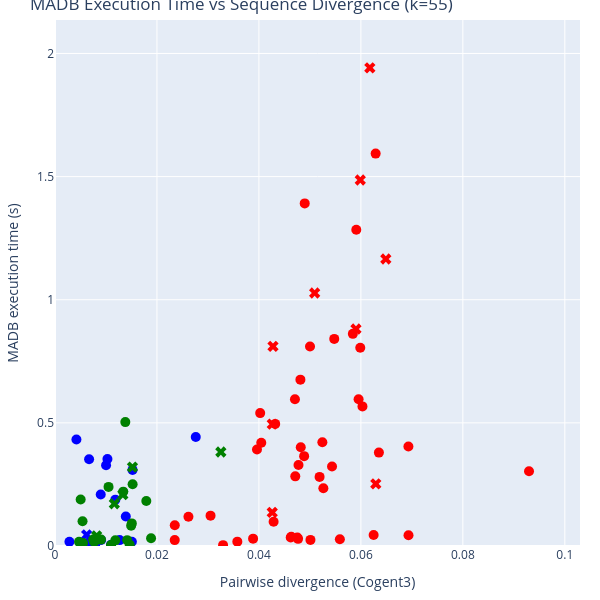

Notebook source saved alongside this figure:
### Code cell
# Further filter to rows where MADB time and Cogent3 pd are available
df_filtered = df[
    df["madb_time"].notnull() &
    df["cogent3_pd"].notnull()
].copy()

# Plot
fig = px.scatter(
    df_filtered,
    x="cogent3_pd",
    y="madb_time",
    color="species",
    symbol="cycle_status",
    color_discrete_map=species_colors,
    symbol_map=symbol_sequence,
    hover_data=["unique_id"],
)

fig.update_traces(marker=dict(size=10), showlegend=False)

fig.update_layout(
    width=600,
    height=600,
    margin=dict(l=40, r=20, t=20, b=40),
    xaxis_title="Pairwise divergence (Cogent3)",
    yaxis_title="MADB execution time (s)",
    xaxis=dict(range=[0, df_filtered["cogent3_pd"].max() + 0.01]),
    yaxis=dict(range=[0, df_filtered["madb_time"].max() * 1.1]),
    title=f"MADB Execution Time vs Sequence Divergence (k={kmer})"
)

fig.show()
fig.write_image(f"../figures/madb_time_vs_cogent3_pd_k{kmer}.pdf")

### Figure 1 — Plotly figure (JSON) as saved in the notebook; plotly's stock layout.template omitted (floating-point values rounded to 4 significant figures)
{"data": [{"customdata": [["ENSG00000204518.fa"], ["ENSG00000143632.fa"], ["ENSG00000169717.fa"], ["ENSG00000134249-0.fa"], ["ENSG00000116863.fa"], ["ENSG00000126070-0.fa"], ["ENSG00000186094-1.fa"], ["ENSG00000188157-1.fa"], ["ENSG00000154027-0.fa"], ["ENSG00000053371-1.fa"], ["ENSG00000162482.fa"], ["ENSG00000053371-0.fa"], ["ENSG00000211454-0.fa"], ["ENSG00000156150.fa"], ["ENSG00000116337.fa"], ["ENSG00000134262.fa"], ["ENSG00000132703.fa"], ["ENSG00000158874.fa"]], "hovertemplate": "species=Chimpanzee<br>cycle_status=no_cycles<br>cogent3_pd=%{x}<br>madb_time=%{y}<br>unique_id=%{customdata[0]}<extra></extra>", "legendgroup": "Chimpanzee, no_cycles", "marker": {"color": "blue", "size": 10, "symbol": "circle"}, "mode": "markers", "name": "Chimpanzee, no_cycles", "orientation": "v", "showlegend": false, "type": "scatter", "x": [0.01099, 0.01183, 0.009047, 0.007488, 0.008971, 0.00283, 0.01028, 0.01508, 0.006868, 0.007874, 0.01389, 0.01521, 0.02761, 0.01002, 0.004203, 0.006689, 0.006731, 0.01267], "xaxis": "x", "y": [0.004931, 0.1882, 0.02428, 0.02456, 0.2089, 0.01718, 0.3532, 0.01706, 0.01262, 0.004957, 0.12, 0.309, 0.4423, 0.328, 0.4324, 0.3523, 0.01588, 0.02399], "yaxis": "y"}, {"customdata": [["ENSG00000188157-0.fa"]], "hovertemplate": "species=Chimpanzee<br>cycle_status=has_cycles<br>cogent3_pd=%{x}<br>madb_time=%{y}<br>unique_id=%{customdata[0]}<extra></extra>", "legendgroup": "Chimpanzee, has_cycles", "marker": {"color": "blue", "size": 10, "symbol": "x"}, "mode": "markers", "name": "Chimpanzee, has_cycles", "orientation": "v", "showlegend": false, "type": "scatter", "x": [0.006206], "xaxis": "x", "y": [0.04533], "yaxis": "y"}, {"customdata": [["ENSG00000204518.fa"], ["ENSG00000169717.fa"], ["ENSG00000134249-0.fa"], ["ENSG00000143537.fa"], ["ENSG00000126070-0.fa"], ["ENSG00000188157-1.fa"], ["ENSG00000153207-0.fa"], ["ENSG00000154027-0.fa"], ["ENSG00000117448-0.fa"], ["ENSG00000053371-1.fa"], ["ENSG00000211454-1.fa"], ["ENSG00000181754.fa"], ["ENSG00000132703.fa"], ["ENSG00000117362.fa"], ["ENSG00000158874.fa"], ["ENSG00000134262.fa"], ["ENSG00000143595.fa"], ["ENSG00000143761.fa"], ["ENSG00000142632-0.fa"]], "hovertemplate": "species=Gorilla<br>cycle_status=no_cycles<br>cogent3_pd=%{x}<br>madb_time=%{y}<br>unique_id=%{customdata[0]}<extra></extra>", "legendgroup": "Gorilla, no_cycles", "marker": {"color": "green", "size": 10, "symbol": "circle"}, "mode": "markers", "name": "Gorilla, no_cycles", "orientation": "v", "showlegend": false, "type": "scatter", "x": [0.01465, 0.01183, 0.007488, 0.0105, 0.004717, 0.01791, 0.009025, 0.005495, 0.01522, 0.01099, 0.01884, 0.005402, 0.007692, 0.005034, 0.01416, 0.01339, 0.01493, 0.01379, 0.01507], "xaxis": "x", "y": [0.004728, 0.02291, 0.02596, 0.2399, 0.01678, 0.1828, 0.02602, 0.01195, 0.2507, 0.004221, 0.03143, 0.1002, 0.01654, 0.1886, 0.02384, 0.2207, 0.08235, 0.5032, 0.09174], "yaxis": "y"}, {"customdata": [["ENSG00000143632.fa"], ["ENSG00000126070-1.fa"], ["ENSG00000188157-0.fa"], ["ENSG00000134698-1.fa"], ["ENSG00000211454-0.fa"]], "hovertemplate": "species=Gorilla<br>cycle_status=has_cycles<br>cogent3_pd=%{x}<br>madb_time=%{y}<br>unique_id=%{customdata[0]}<extra></extra>", "legendgroup": "Gorilla, has_cycles", "marker": {"color": "green", "size": 10, "symbol": "x"}, "mode": "markers", "name": "Gorilla, has_cycles", "orientation": "v", "showlegend": false, "type": "scatter", "x": [0.01164, 0.0133, 0.008172, 0.03253, 0.01519], "xaxis": "x", "y": [0.1717, 0.2089, 0.04102, 0.3818, 0.3204], "yaxis": "y"}, {"customdata": [["ENSG00000213088.fa"], ["ENSG00000184389.fa"], ["ENSG00000143632.fa"], ["ENSG00000169717.fa"], ["ENSG00000134249-0.fa"], ["ENSG00000143382.fa"], ["ENSG00000158859.fa"], ["ENSG00000035687-0.fa"], ["ENSG00000116863.fa"], ["ENSG00000126070-0.fa"], ["ENSG00000186094-1.fa"], ["ENSG00000188157-0.fa"], ["ENSG00000116771.fa"], ["ENSG00000188157-1.fa"], ["ENSG00000153207-0.fa"], ["ENSG00000116922.fa"], ["ENSG00000154027-0.fa"], ["ENSG00000004455-1.fa"], ["ENSG00000174574-1.fa"], ["ENSG00000117448-0.fa"], ["ENSG00000053371-1.fa"], ["ENSG00000117448-1.fa"], ["ENSG00000211454-1.fa"], ["ENSG00000162482.fa"], ["ENSG00000053371-0.fa"], ["ENSG00000211454-0.fa"], ["ENSG00000181754.fa"], ["ENSG00000156150.fa"], ["ENSG00000116337.fa"], ["ENSG00000240038.fa"], ["ENSG00000132855.fa"], ["ENSG00000116748.fa"], ["ENSG00000171819.fa"], ["ENSG00000272031.fa"], ["ENSG00000143412.fa"], ["ENSG00000132703.fa"], ["ENSG00000117362.fa"], ["ENSG00000198483.fa"], ["ENSG00000158874.fa"], ["ENSG00000173627.fa"], ["ENSG00000142632-0.fa"], ["ENSG00000132694-0.fa"]], "hovertemplate": "species=Macaque<br>cycle_status=no_cycles<br>cogent3_pd=%{x}<br>madb_time=%{y}<br>unique_id=%{customdata[0]}<extra></extra>", "legendgroup": "Macaque, no_cycles", "marker": {"color": "red", "size": 10, "symbol": "circle"}, "mode": "markers", "name": "Macaque, no_cycles", "orientation": "v", "showlegend": false, "type": "scatter", "x": [0.04768, 0.05477, 0.04288, 0.05011, 0.03885, 0.04319, 0.04024, 0.05434, 0.04713, 0.02348, 0.04814, 0.04753, 0.05988, 0.0625, 0.04624, 0.05955, 0.03576, 0.04706, 0.04887, 0.09298, 0.03297, 0.05244, 0.06934, 0.06353, 0.06031, 0.06932, 0.02617, 0.04821, 0.03962, 0.0629, 0.04046, 0.04898, 0.04776, 0.03051, 0.05843, 0.05588, 0.0235, 0.0591, 0.04635, 0.05264, 0.0519, 0.05002], "xaxis": "x", "y": [0.02908, 0.8411, 0.09817, 0.02477, 0.02983, 0.4959, 0.5397, 0.3229, 0.2829, 0.0239, 0.6755, 0.03474, 0.8053, 0.04498, 0.03431, 0.5956, 0.01761, 0.5956, 0.3648, 0.3034, 0.003438, 0.4211, 0.04363, 0.3793, 0.5669, 0.4041, 0.1185, 0.4011, 0.3916, 1.593, 0.4196, 1.391, 0.3288, 0.1232, 0.8615, 0.02759, 0.08419, 1.284, 0.03783, 0.2348, 0.2807, 0.8101], "yaxis": "y"}, {"customdata": [["ENSG00000131584.fa"], ["ENSG00000282608.fa"], ["ENSG00000177674-0.fa"], ["ENSG00000153207-1.fa"], ["ENSG00000004455-0.fa"], ["ENSG00000116194.fa"], ["ENSG00000134262.fa"], ["ENSG00000143595.fa"], ["ENSG00000186517.fa"]], "hovertemplate": "species=Macaque<br>cycle_status=has_cycles<br>cogent3_pd=%{x}<br>madb_time=%{y}<br>unique_id=%{customdata[0]}<extra></extra>", "legendgroup": "Macaque, has_cycles", "marker": {"color": "red", "size": 10, "symbol": "x"}, "mode": "markers", "name": "Macaque, has_cycles", "orientation": "v", "showlegend": false, "type": "scatter", "x": [0.06489, 0.04261, 0.05904, 0.06176, 0.05093, 0.04276, 0.04262, 0.06292, 0.05988], "xaxis": "x", "y": [1.165, 0.1363, 0.8812, 1.942, 1.027, 0.8109, 0.4949, 0.2526, 1.486], "yaxis": "y"}], "layout": {"height": 600, "legend": {"title": {"text": "species, cycle_status"}, "tracegroupgap": 0}, "margin": {"b": 40, "l": 40, "r": 20, "t": 20}, "title": {"text": "MADB Execution Time vs Sequence Divergence (k=55)"}, "width": 600, "xaxis": {"anchor": "y", "domain": [0, 1], "range": [0, 0.103], "title": {"text": "Pairwise divergence (Cogent3)"}}, "yaxis": {"anchor": "x", "domain": [0, 1], "range": [0, 2.136], "title": {"text": "MADB execution time (s)"}}}}
